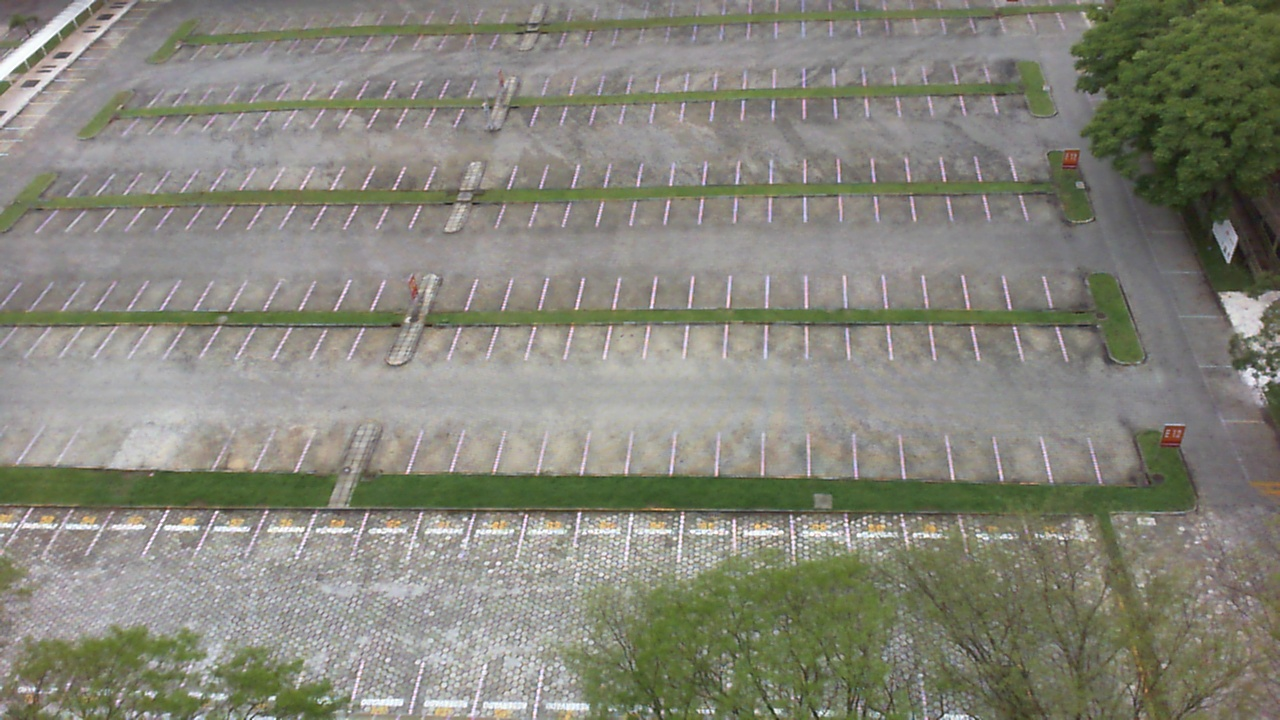
#> input picture data/samples/cloudy_2012-10-12_08_52_37.jpg, 1280 x 720 px; its folder holds only this picture in this run
$ python -i segmentation.py   (imports and definitions only)
#> lines starting #> are read from the running program, lines starting #| are printed output that depends on the picture; after the words box and inside, x2 and y2 are one past the last pixel; in counts of white or black regions, pixels touching at a corner belong together
#> further down, picture is the input picture: shape (720, 1280, 3); mean B, G, R 122, 133.4, 133.7
# segmentation.py - Image Segmentation (Thresholding)
"""
Thresholding methods to convert grayscale images to binary masks.

Functions:
    global_threshold()        - Fixed threshold value
    adaptive_threshold()      - Locally adaptive threshold
    otsu_threshold()          - Otsu's automatic threshold
    reference_difference()    - Difference from empty reference
    shadow_suppress_hsv()     - Remove shadow regions using HSV analysis
    fuse_channels()           - Combine multiple segmentation channels
    compare_thresholds()      - Side-by-side comparison of all methods

Theory:
    Segmentation separates foreground (vehicle) from background (asphalt).

    Three-channel fusion approach:
        A. Per-ROI Otsu threshold — parameter-free, bimodal assumption
           holds well on small slot crops
        B. Adaptive threshold — survives partial shadow with local
           block-wise operation
        C. Reference differencing — subtracts the known empty-lot
           appearance; the gold standard but needs a reference frame

    HSV shadow suppression:
        Shadows ATTENUATE brightness (V drops) but PRESERVE hue (H stable).
        Actual objects CHANGE BOTH hue and saturation.
        → In HSV: shadow pixels have low V but similar H to background.
        → Mask them out before counting foreground pixels.
"""

import cv2
import numpy as np


# [182 lines left out: functions global_threshold, adaptive_threshold, otsu_threshold, reference_difference, not called in this run]


def shadow_suppress_hsv(bgr_image, v_low=40, v_high=220,
                         s_threshold=40):
    """
    Create a mask of shadow pixels using HSV colour space analysis.

    Parameters
    ----------
    bgr_image : np.ndarray
        Input BGR colour image.
    v_low : int
        Minimum V (value/brightness). Below this → too dark (deep shadow).
    v_high : int
        Maximum V. Above this → probably not a shadow.
    s_threshold : int
        Maximum S (saturation). Shadows have low saturation.

    Returns
    -------
    shadow_mask : np.ndarray
        Binary mask where 255 = shadow pixel.
    non_shadow_mask : np.ndarray
        Binary mask where 255 = NON-shadow pixel.

    Notes
    -----
    Shadow detection in HSV:
        A shadow pixel has:
            - Reduced V (brightness drops)
            - Similar H (hue preserved — shadow doesn't change colour)
            - Low S (saturation drops because less light)

        An actual object (car) has:
            - Different H (metallic paint, rubber, glass — many hues)
            - Often higher S (saturated car colours)
            - Variable V

    This is the BIGGEST SINGLE ACCURACY WIN on sunny days.
    """
#> called with v_low = 40, v_high = 220, s_threshold = 40
    hsv = cv2.cvtColor(bgr_image, cv2.COLOR_BGR2HSV)
#> hsv: shape (720, 1280, 3); mean H, S, V 56.7, 36.4, 137.3
    h, s, v = cv2.split(hsv)
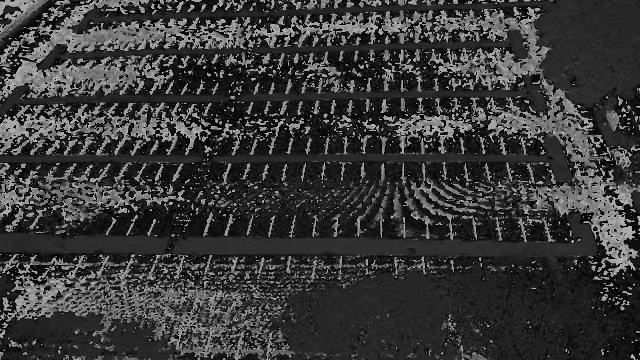
#> h: shape (720, 1280) (shown at 1/2 size); min 0, max 179, mean 56.7
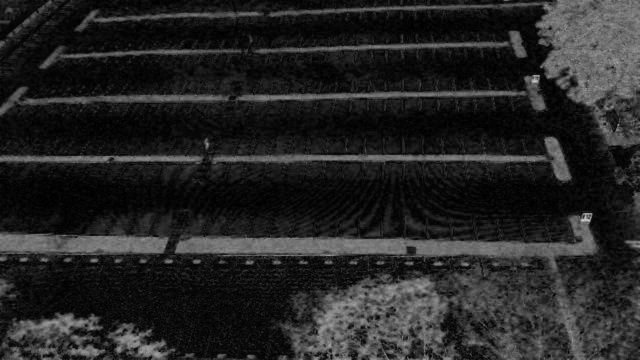
#> s: shape (720, 1280) (shown at 1/2 size); min 0, max 216, mean 36.4
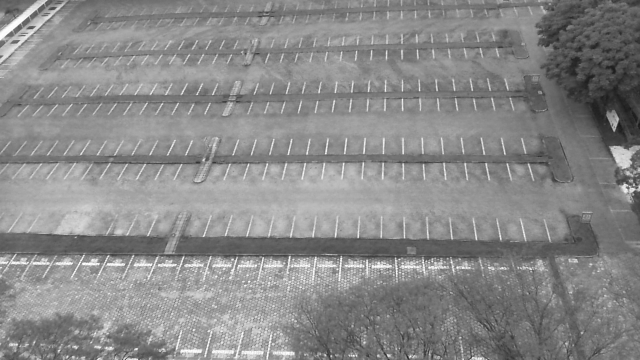
#> v: shape (720, 1280) (shown at 1/2 size); min 22, max 255, mean 137.3

    # Shadow pixels: low V, low S
    shadow_mask = np.zeros_like(v)
    shadow_condition = (v >= v_low) & (v <= v_high) & (s <= s_threshold)
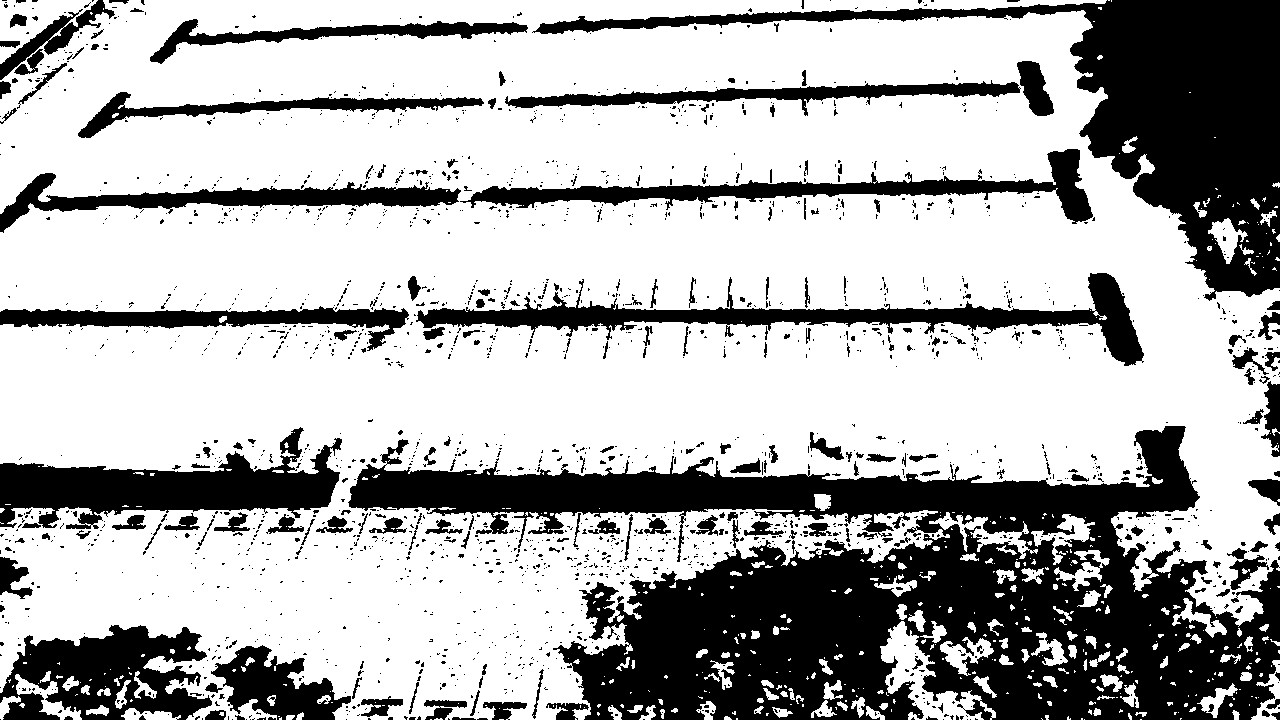
#> shadow_condition: shape (720, 1280) bool; 68.5% white; 1941 black regions (1715 under 20 px), largest, box (x1, y1, x2, y2) and area: (348, 426, 1280, 720) 128854, (532, 0, 1280, 301) 48639, (0, 427, 342, 529) 15502
    shadow_mask[shadow_condition] = 255

    non_shadow_mask = cv2.bitwise_not(shadow_mask)

    return shadow_mask, non_shadow_mask


# [50 lines left out: function fuse_channels, not called in this run]

>>> import cv2
>>> picture = cv2.imread('../data/samples/cloudy_2012-10-12_08_52_37.jpg')
>>> result = shadow_suppress_hsv(picture)

$ run again, on data/samples/cloudy_2012-10-13_11_48_48.jpg
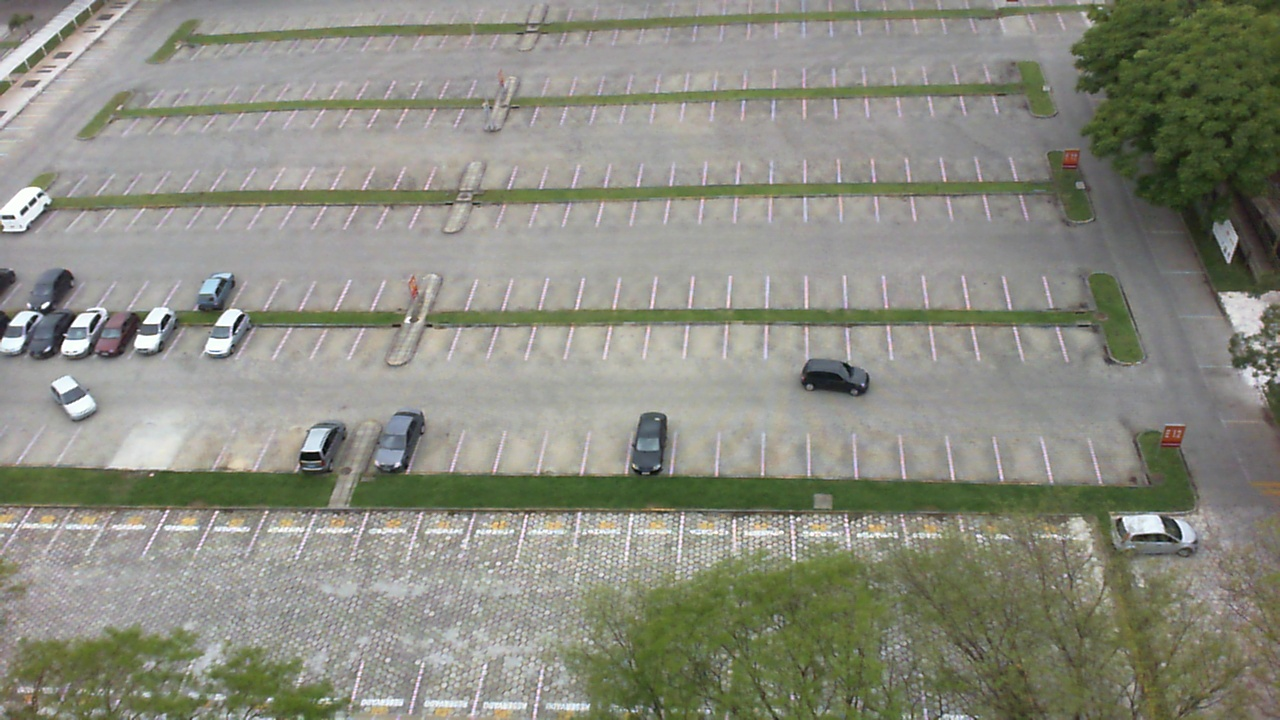
#> input picture data/samples/cloudy_2012-10-13_11_48_48.jpg, 1280 x 720 px
#> picture is the input picture: shape (720, 1280, 3); mean B, G, R 127.8, 139.7, 138.6
#> hsv: shape (720, 1280, 3); mean H, S, V 54, 35.6, 142.6
#> in shadow_suppress_hsv, `h, s, v = cv2.split(hsv)`:
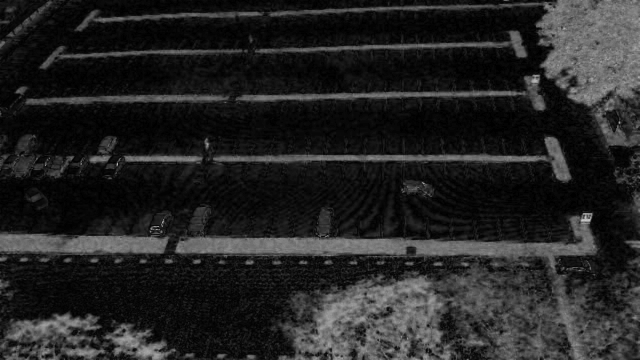
#> s: shape (720, 1280) (shown at 1/2 size); min 0, max 255, mean 35.6
#> in shadow_suppress_hsv, `shadow_condition = (v >= v_low) & (v <= v_high) & (s <= s_threshold)`:
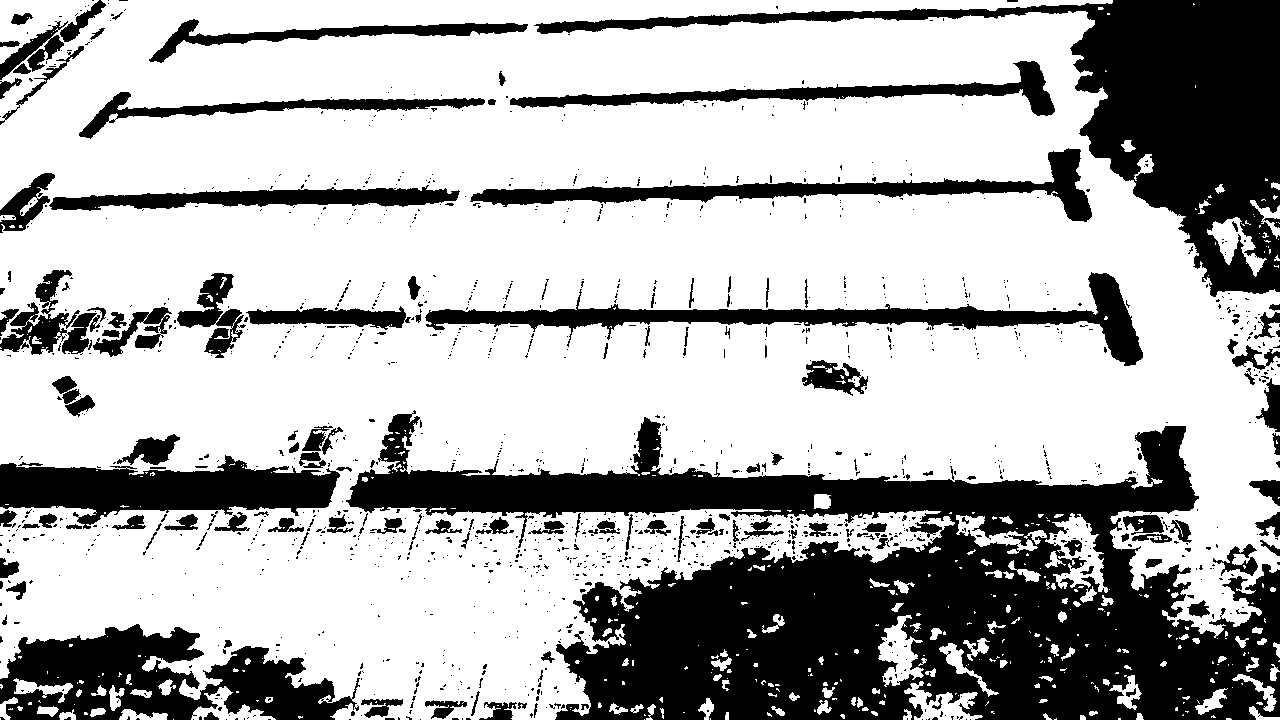
#> shadow_condition: shape (720, 1280) bool; 68.5% white; 1369 black regions (1210 under 20 px), largest, box (x1, y1, x2, y2) and area: (346, 410, 1280, 720) 132881, (534, 0, 1280, 297) 47528, (0, 624, 360, 720) 19262

$ run again, on data/samples/cloudy_2012-10-16_17_53_55.jpg
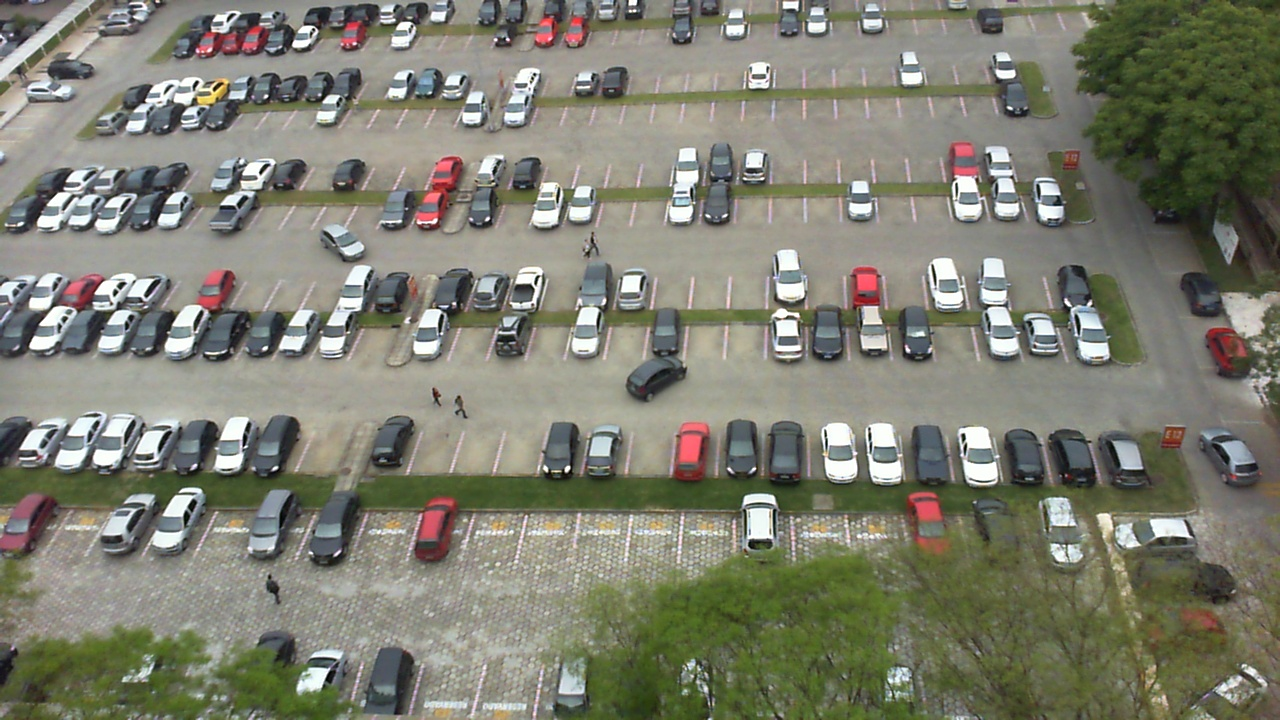
#> input picture data/samples/cloudy_2012-10-16_17_53_55.jpg, 1280 x 720 px
#> picture is the input picture: shape (720, 1280, 3); mean B, G, R 112.5, 126.8, 126.3
#> hsv: shape (720, 1280, 3); mean H, S, V 46.7, 47.5, 131.1
#> in shadow_suppress_hsv, `h, s, v = cv2.split(hsv)`:
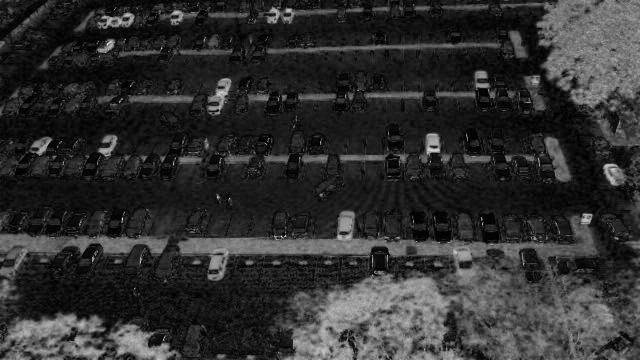
#> s: shape (720, 1280) (shown at 1/2 size); min 0, max 255, mean 47.5
#> in shadow_suppress_hsv, `shadow_condition = (v >= v_low) & (v <= v_high) & (s <= s_threshold)`:
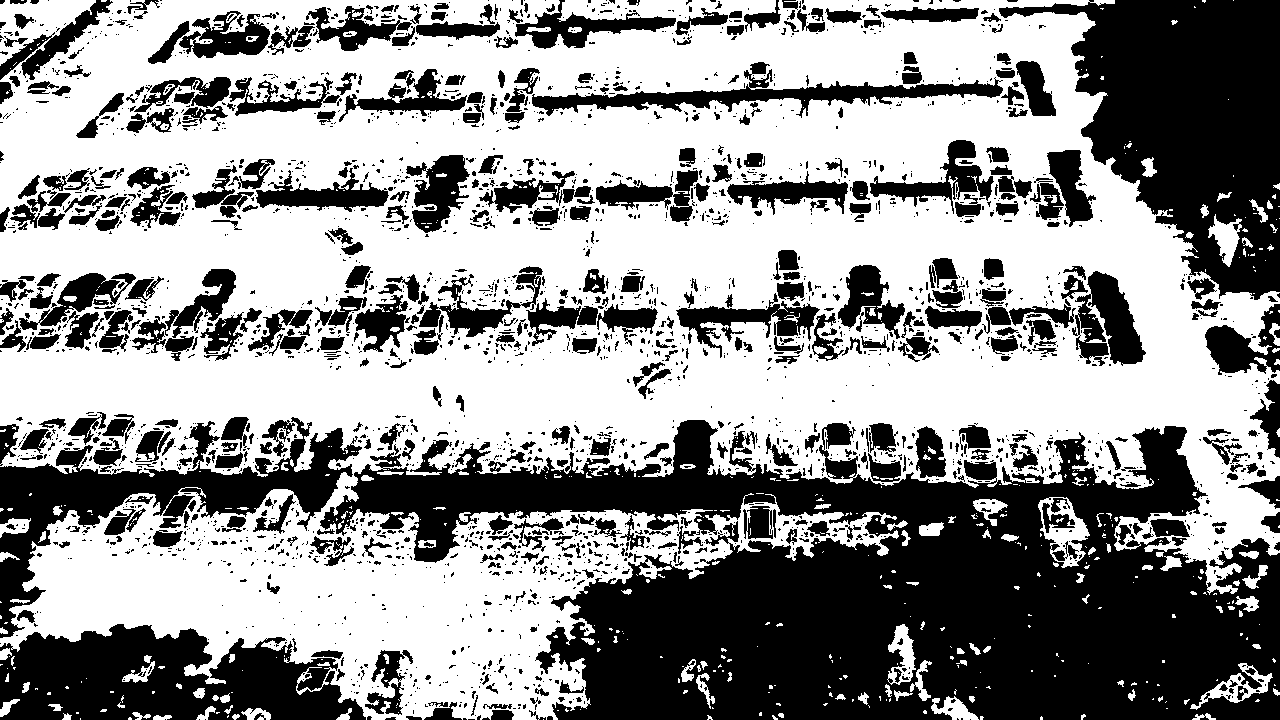
#> shadow_condition: shape (720, 1280) bool; 57.6% white; 2699 black regions (2115 under 20 px), largest, box (x1, y1, x2, y2) and area: (320, 420, 1280, 720) 159114, (999, 0, 1280, 300) 45039, (0, 624, 366, 720) 24303
